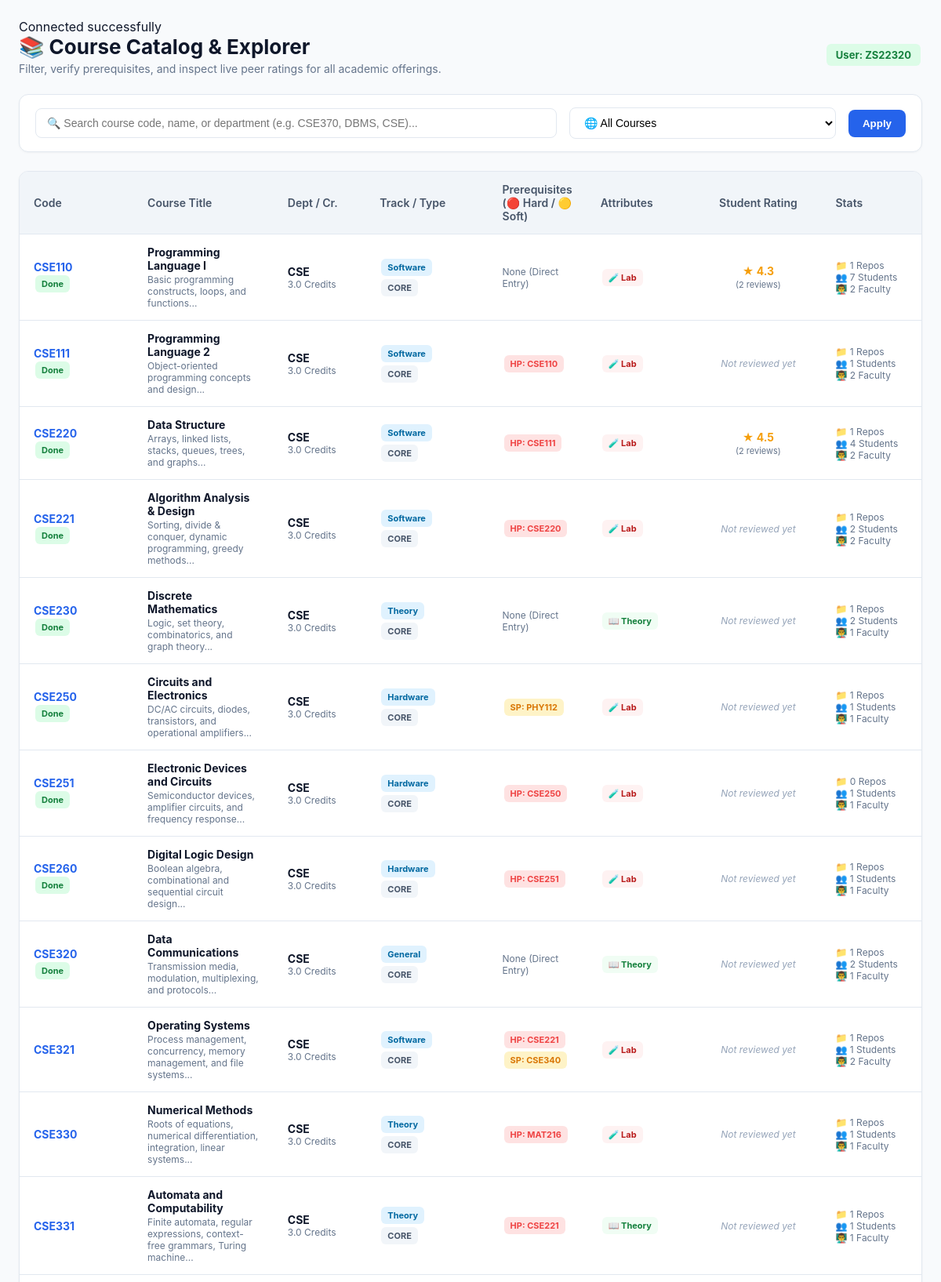
/Student_SeeAllCourse.php (upper part), run on the app's committed database.
### tables this page shows
CREATE TABLE `course` (
  `coursecode` varchar(10) NOT NULL,
  `name` varchar(100) NOT NULL,
  `description` varchar(500) NOT NULL,
  `credit` float NOT NULL DEFAULT 3,
  `total_mark` decimal(3,0) NOT NULL DEFAULT 100,
  `admin` varchar(8) NOT NULL,
  `dept` varchar(20) NOT NULL DEFAULT 'CSE',
  `course_level` int(1) NOT NULL DEFAULT 1,
  `dept_type` enum('CORE','ELECTIVE','COD','GENERAL') NOT NULL DEFAULT 'CORE',
  `track` enum('Software','Hardware','Theory','DBMS','Cybersecurity','General') NOT NULL DEFAULT 'General',
  `has_lab` tinyint(1) NOT NULL DEFAULT 0,
  `has_project` tinyint(1) NOT NULL DEFAULT 0,
  `assessment_type` enum('EXAM_BASED','ASSIGNMENT_BASED') NOT NULL DEFAULT 'EXAM_BASED',
  `lab_assessment_type` enum('NONE','CONTINUOUS_ONLY','EXAM_BASED') NOT NULL DEFAULT 'NONE',
  `avg_teaching_rate` decimal(3,2) NOT NULL DEFAULT 4.00,
  `official_resource_rate` decimal(3,2) NOT NULL DEFAULT 4.00,
  `is_thesis_or_internship` tinyint(1) NOT NULL DEFAULT 0
);

CREATE TABLE `course_prerequisites` (
  `coursecode` varchar(10) NOT NULL,
  `prereq_coursecode` varchar(10) NOT NULL,
  `prereq_type` enum('HARD','SOFT') NOT NULL DEFAULT 'HARD'
);

### Student_SeeAllCourse.php (the view, shortened to what this page needs)
<?php
require_once 'db.php';
$student_id = $_SESSION['userID'] ?? 'ZS22320';
$search = isset($_GET['search']) ? trim($_GET['search']) : '';
$filter = isset($_GET['filter']) ? trim($_GET['filter']) : 'all';
$where_clauses  = ["1=1"];
$having_clauses = [];
$order_by       = "c.coursecode ASC";
$where_sql  = implode(' AND ', $where_clauses);
$having_sql = !empty($having_clauses) ? "HAVING " . implode(' AND ', $having_clauses) : "";
$sql = "SELECT c.*,
        AVG(src.rate) AS dynamic_avg_rate,
        COUNT(src.rate) AS total_reviews,
        (SELECT COUNT(*) FROM repository r WHERE r.coursecode = c.coursecode) AS repo_count,
        (SELECT COUNT(DISTINCT userID) FROM course_student_took cst WHERE cst.coursecode = c.coursecode) AS total_students_enrolled,
        (SELECT COUNT(DISTINCT faculty_UID) FROM faculty_courselist fc WHERE fc.coursecode = c.coursecode) AS total_faculties_assigned
        FROM course c
        LEFT JOIN student_review_course src ON c.coursecode = src.coursecode
        WHERE $where_sql
        GROUP BY c.coursecode
        $having_sql
        ORDER BY $order_by";
$courses_result = mysqli_query($conn, $sql);
$prereq_map = [];
$prereq_query = mysqli_query($conn, "SELECT coursecode, prereq_coursecode, prereq_type FROM course_prerequisites");
if ($prereq_query) {
    while ($p = mysqli_fetch_assoc($prereq_query)) {
        $prereq_map[$p['coursecode']][] = $p;
    }
}
$completed_courses = [];
$done_q = mysqli_query($conn, "SELECT coursecode FROM course_student_took WHERE userID = '$student_id' AND is_completed = 1");
if ($done_q) {
    while ($d = mysqli_fetch_assoc($done_q)) {
        $completed_courses[] = $d['coursecode'];
    }
}
?>
<!DOCTYPE html>
<html lang="en">
<head>
    <link rel="stylesheet" href="Student_SeeAllCourse.css">
</head>
<body>
<div class="container">
    <div class="page-header">
        <div>
            <h1>📚 Course Catalog & Explorer</h1>
            <p style="margin:4px 0 0 0; color:var(--text-muted, #64748b); font-size:14px;">
                Filter, verify prerequisites, and inspect live peer ratings for all academic offerings.
            </p>
        </div>
        <div>
            <span class="badge badge-done" style="font-size:13px; padding:6px 12px;">
                User: <strong><?= htmlspecialchars($student_id) ?></strong>
            </span>
        </div>
    </div>
    <form method="GET" action="">
        <div class="controls-card">
            <div class="search-box">
                <input type="text" name="search" class="search-input"
                       placeholder="🔍 Search course code, name, or department (e.g. CSE370, DBMS, CSE)..."
                       value="<?= htmlspecialchars($search) ?>">
            </div>
            <select name="filter" class="filter-select" onchange="this.form.submit()">
                <option value="all" <?= $filter === 'all' ? 'selected' : '' ?>>🌐 All Courses</option>
            </select>
            <button type="submit" class="btn-submit">Apply</button>
        </div>
    </form>
    <div class="table-card">
        <table>
            <thead>
                <tr>
                    <th style="width: 120px;">Code</th>
                    <th>Course Title</th>
                    <th style="width: 90px;">Dept / Cr.</th>
                    <th style="width: 130px;">Track / Type</th>
                    <th>Prerequisites (🔴 Hard / 🟡 Soft)</th>
                    <th style="width: 110px;">Attributes</th>
                    <th style="width: 140px; text-align: center;">Student Rating</th>
                    <th style="width: 100px;">Stats</th>
                </tr>
            </thead>
            <tbody>
                <?php if ($courses_result && mysqli_num_rows($courses_result) > 0): ?>
                    <?php while ($row = mysqli_fetch_assoc($courses_result)):
                        $code = $row['coursecode'];
                        $is_done = in_array($code, $completed_courses);
                        $has_reviews = ((int)$row['total_reviews'] > 0 && $row['dynamic_avg_rate'] !== null);
                    ?>
                        <tr>
                            <td>
                                <a href="course_info.php?code=<?= urlencode($code) ?>" class="course-link">
                                    <?= htmlspecialchars($code) ?>
                                </a>
                                <?php if ($is_done): ?>
                                    <div><span class="badge badge-done">Done</span></div>
                                <?php endif; ?>
                            </td>
                            <td>
                                <strong><?= htmlspecialchars($row['name']) ?></strong>
                                <div style="font-size:12px; color:var(--text-muted, #64748b); margin-top:2px;">
                                    <?= htmlspecialchars(substr($row['description'], 0, 75)) ?>...
                                </div>
                            </td>
                            <td>
                                <div><strong><?= htmlspecialchars($row['dept']) ?></strong></div>
                                <div style="font-size:12px; color:var(--text-muted, #64748b);"><?= number_format($row['credit'], 1) ?> Credits</div>
                            </td>
                            <td>
                                <span class="badge badge-track"><?= htmlspecialchars($row['track']) ?></span>
                                <div><span class="badge badge-type"><?= htmlspecialchars($row['dept_type']) ?></span></div>
                            </td>
                            <td>
                                <?php if (isset($prereq_map[$code]) && !empty($prereq_map[$code])): ?>
                                    <?php foreach ($prereq_map[$code] as $p):
                                        $badge_class = ($p['prereq_type'] === 'HARD') ? 'badge-hard' : 'badge-soft';
                                        $prefix = ($p['prereq_type'] === 'HARD') ? 'HP' : 'SP';
                                    ?>
                                        <span class="badge <?= $badge_class ?>" title="<?= $p['prereq_type'] ?> Prerequisite">
                                            <?= $prefix ?>: <?= htmlspecialchars($p['prereq_coursecode']) ?>
                                        </span>
                                    <?php endforeach; ?>
                                <?php else: ?>
                                    <span style="color:var(--text-muted, #64748b); font-size:12px;">None (Direct Entry)</span>
                                <?php endif; ?>
                            </td>
                            <td>
                                <?php if ($row['has_lab']): ?>
                                    <span class="badge badge-lab">🧪 Lab</span>
                                <?php endif; ?>
                                <?php if (!$row['has_lab'] && !$row['has_project']): ?>
                                    <span class="badge badge-theory">📖 Theory</span>
                                <?php endif; ?>
                            </td>
                            <td style="text-align: center;">
                                <?php if ($has_reviews): ?>
                                    <span class="rating-star">★ <?= number_format((float)$row['dynamic_avg_rate'], 1) ?></span>
                                    <div style="font-size:11px; color:var(--text-muted, #64748b); margin-top:2px;">
                                        (<?= $row['total_reviews'] ?> <?= $row['total_reviews'] == 1 ? 'review' : 'reviews' ?>)
                                    </div>
                                <?php else: ?>
                                    <span style="color:#94a3b8; font-style:italic; font-size:12px;">Not reviewed yet</span>
                                <?php endif; ?>
                            </td>
                            <td style="font-size:12px; color:var(--text-muted, #64748b);">
                                <div>📁 <?= (int)$row['repo_count'] ?> Repos</div>
                                <div>👥 <?= (int)$row['total_students_enrolled'] ?> Students</div>
                                <div>👨‍🏫 <?= (int)$row['total_faculties_assigned'] ?> Faculty</div>
                            </td>
                        </tr>
                    <?php endwhile; ?>
                <?php endif; ?>
            </tbody>
        </table>
    </div>
</div>
</body>
</html>

### Student_SeeAllCourse.css (style rules this page uses)
:root { --bg-base: #f8fafc; --surface: #ffffff; --text-main: #0f172a; --text-muted: #64748b; --primary: #2563eb; --primary-hover: #1d4ed8; --hard-red: #ef4444; --hard-red-bg: #fee2e2; --soft-yellow: #d97706; --soft-yellow-bg: #fef3c7; --green: #10b981; --border: #e2e8f0; }
body { font-family: -apple-system, BlinkMacSystemFont, 'Segoe UI', Roboto, Helvetica, Arial, sans-serif; background: var(--bg-base); color: var(--text-main); margin: 0; padding: 24px; }
.container { max-width: 1280px; margin: 0 auto; }
.page-header { display: flex; justify-content: space-between; align-items: center; margin-bottom: 24px; }
.page-header h1 { margin: 0; font-size: 26px; }
.controls-card { background: var(--surface); border: 1px solid var(--border); border-radius: 12px; padding: 16px 20px; display: flex; gap: 16px; align-items: center; box-shadow: 0 1px 3px rgba(0, 0, 0, 0.04); margin-bottom: 24px; }
.search-box { flex: 1; position: relative; }
.search-input { width: 100%; padding: 10px 14px; border: 1px solid var(--border); border-radius: 8px; font-size: 14px; box-sizing: border-box; }
.filter-select { padding: 10px 14px; border: 1px solid var(--border); border-radius: 8px; font-size: 14px; background: #ffffff; min-width: 250px; }
.btn-submit { background: var(--primary); color: #ffffff; border: none; padding: 10px 18px; border-radius: 8px; font-weight: 600; cursor: pointer; transition: background 0.2s ease; }
.table-card { background: var(--surface); border: 1px solid var(--border); border-radius: 12px; overflow: hidden; box-shadow: 0 1px 3px rgba(0, 0, 0, 0.05); }
table { width: 100%; border-collapse: collapse; text-align: left; font-size: 14px; }
th { background: #f1f5f9; color: #475569; font-weight: 600; padding: 14px 18px; border-bottom: 1px solid var(--border); }
td { padding: 14px 18px; border-bottom: 1px solid var(--border); vertical-align: middle; }
.course-link { font-weight: 700; color: var(--primary); text-decoration: none; }
.badge { display: inline-block; padding: 4px 8px; border-radius: 6px; font-size: 11px; font-weight: 700; margin: 2px; text-decoration: none; }
.badge-hard { background: var(--hard-red-bg); color: var(--hard-red); }
.badge-soft { background: var(--soft-yellow-bg); color: var(--soft-yellow); }
.badge-done { background: #dcfce7; color: #15803d; }
.badge-track { background: #e0f2fe; color: #0369a1; }
.badge-type { background: #f1f5f9; color: #475569; }
.badge-lab { background: #fef2f2; color: #b91c1c; }
.badge-theory { background: #f0fdf4; color: #15803d; }
.rating-star { color: #f59e0b; font-weight: 700; }

### data on the page
course: coursecode "CSE110", shows "Done", name "Programming Language I", description "Basic programming constructs, loops, and functions", dept "CSE", credit "3.0", track "Software", dept_type "CORE", shows "None (Direct Entry)", has_lab "🧪 Lab", dynamic_avg_rate "4.3", total_reviews "2", repo_count "1", total_students_enrolled "7", total_faculties_assigned "2"
course: coursecode "CSE111", shows "Done", name "Programming Language 2", description "Object-oriented programming concepts and design", dept "CSE", credit "3.0", track "Software", dept_type "CORE", has_lab "🧪 Lab", shows "Not reviewed yet", repo_count "1", total_students_enrolled "1", total_faculties_assigned "2"
course_prerequisites: prereq_type "HP", prereq_coursecode "CSE110"
course: coursecode "CSE220", shows "Done", name "Data Structure", description "Arrays, linked lists, stacks, queues, trees, and graphs", dept "CSE", credit "3.0", track "Software", dept_type "CORE", has_lab "🧪 Lab", dynamic_avg_rate "4.5", total_reviews "2", repo_count "1", total_students_enrolled "4", total_faculties_assigned "2"
course_prerequisites: prereq_type "HP", prereq_coursecode "CSE111"
course: coursecode "CSE221", shows "Done", name "Algorithm Analysis & Design", description "Sorting, divide & conquer, dynamic programming, greedy methods", dept "CSE", credit "3.0", track "Software", dept_type "CORE", has_lab "🧪 Lab", shows "Not reviewed yet", repo_count "1", total_students_enrolled "2", total_faculties_assigned "2"
course_prerequisites: prereq_type "HP", prereq_coursecode "CSE220"
course: coursecode "CSE230", shows "Done", name "Discrete Mathematics", description "Logic, set theory, combinatorics, and graph theory", dept "CSE", credit "3.0", track "Theory", dept_type "CORE", shows "None (Direct Entry)", has_lab "📖 Theory", shows "Not reviewed yet", repo_count "1", total_students_enrolled "2", total_faculties_assigned "1"
course: coursecode "CSE250", shows "Done", name "Circuits and Electronics", description "DC/AC circuits, diodes, transistors, and operational amplifiers", dept "CSE", credit "3.0", track "Hardware", dept_type "CORE", has_lab "🧪 Lab", shows "Not reviewed yet", repo_count "1", total_students_enrolled "1", total_faculties_assigned "1"
course_prerequisites: prereq_type "SP", prereq_coursecode "PHY112"
course: coursecode "CSE251", shows "Done", name "Electronic Devices and Circuits", description "Semiconductor devices, amplifier circuits, and frequency response", dept "CSE", credit "3.0", track "Hardware", dept_type "CORE", has_lab "🧪 Lab", shows "Not reviewed yet", repo_count "0", total_students_enrolled "1", total_faculties_assigned "1"
course_prerequisites: prereq_type "HP", prereq_coursecode "CSE250"
course: coursecode "CSE260", shows "Done", name "Digital Logic Design", description "Boolean algebra, combinational and sequential circuit design", dept "CSE", credit "3.0", track "Hardware", dept_type "CORE", has_lab "🧪 Lab", shows "Not reviewed yet", repo_count "1", total_students_enrolled "1", total_faculties_assigned "1"
course_prerequisites: prereq_type "HP", prereq_coursecode "CSE251"
course: coursecode "CSE320", shows "Done", name "Data Communications", description "Transmission media, modulation, multiplexing, and protocols", dept "CSE", credit "3.0", track "General", dept_type "CORE", shows "None (Direct Entry)", has_lab "📖 Theory", shows "Not reviewed yet", repo_count "1", total_students_enrolled "2", total_faculties_assigned "1"
course: coursecode "CSE321", name "Operating Systems", description "Process management, concurrency, memory management, and file systems", dept "CSE", credit "3.0", track "Software", dept_type "CORE", has_lab "🧪 Lab", shows "Not reviewed yet", repo_count "1", total_students_enrolled "1", total_faculties_assigned "2"
course_prerequisites: prereq_type "HP", prereq_coursecode "CSE221"
course_prerequisites: prereq_type "SP", prereq_coursecode "CSE340"
course: coursecode "CSE330", name "Numerical Methods", description "Roots of equations, numerical differentiation, integration, linear systems", dept "CSE", credit "3.0", track "Theory", dept_type "CORE", has_lab "🧪 Lab", shows "Not reviewed yet", repo_count "1", total_students_enrolled "1", total_faculties_assigned "1"
course_prerequisites: prereq_type "HP", prereq_coursecode "MAT216"
course: coursecode "CSE331", name "Automata and Computability", description "Finite automata, regular expressions, context-free grammars, Turing machine", dept "CSE", credit "3.0", track "Theory", dept_type "CORE", has_lab "📖 Theory", shows "Not reviewed yet", repo_count "1", total_students_enrolled "1", total_faculties_assigned "1"
course_prerequisites: prereq_type "HP", prereq_coursecode "CSE221"

### other printed values
$student_id "ZS22320"
